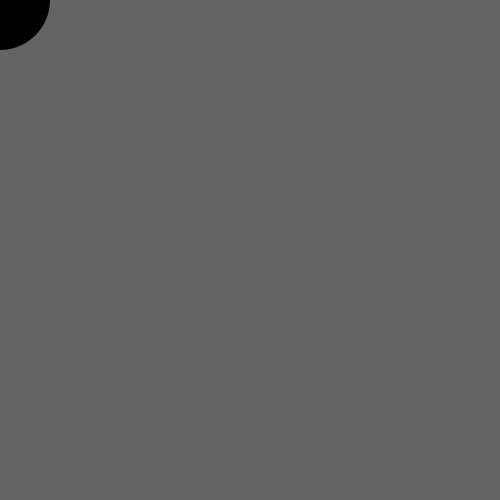
Frame 1 (no input)
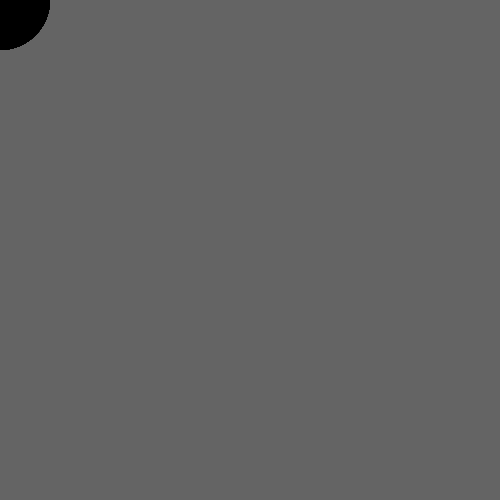
Frame 60 (the mouse pressed at the canvas centre just before this capture)
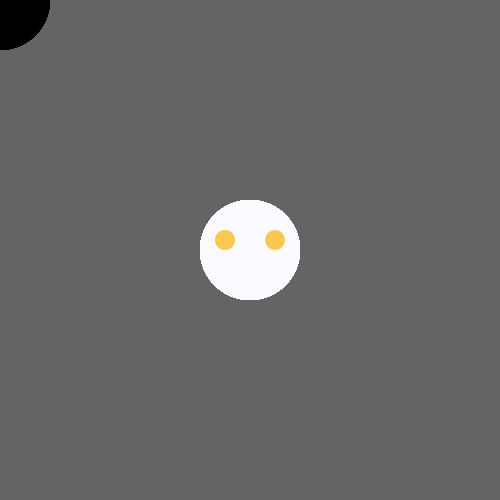
Frame 120 (the mouse held since frame 60 and released just before this capture)

The Processing sketch that drew these frames (run headless with seeded random() and noise(); from frame 60 on, the mouse is pressed at the canvas centre):

// Processing sketch: processing_185482
// ── processing_185482.pde

/*--
Assignment 2
To draw something. Combine more than one shape to 
create a more complex form — for instance, how 
would you draw a line with shapes on its endpoints? 
Use arguments to pass the attributes of your shape — 
coordinates, width, height, color — to the function.
--*/

void setup() {
    size(500,500);
    background(100);

}

void draw() {
  smiley(mouseX,mouseY);
}

void smiley(float x, float y){
  //face
    noStroke();
    fill(x,y,x+y);
    ellipse(x,y,100,100);
  //eyes
    fill(x,200,80);
    ellipse((x-25),(y-10),20,20);
    ellipse((x+25),(y-10),20,20);
  //mouth
    fill(y,x,x+y);
    ellipse(x,(y+25),30,20);
}


  
